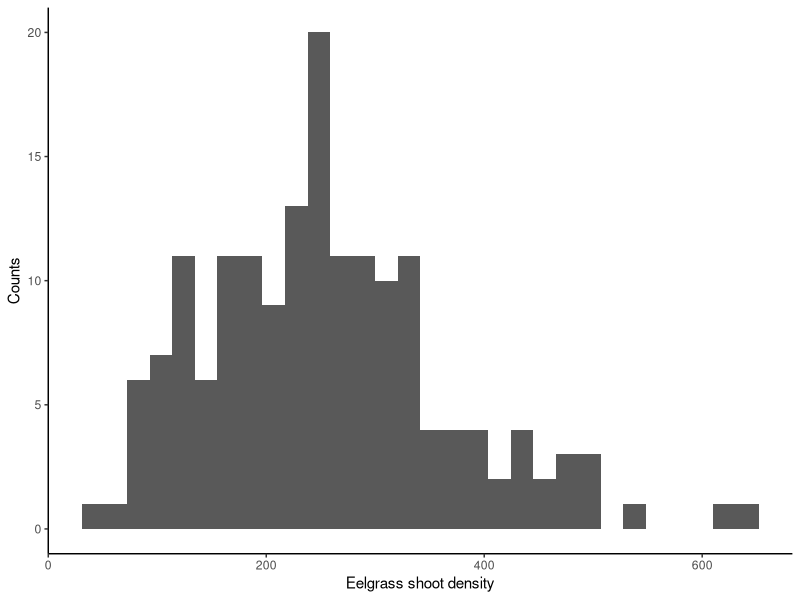
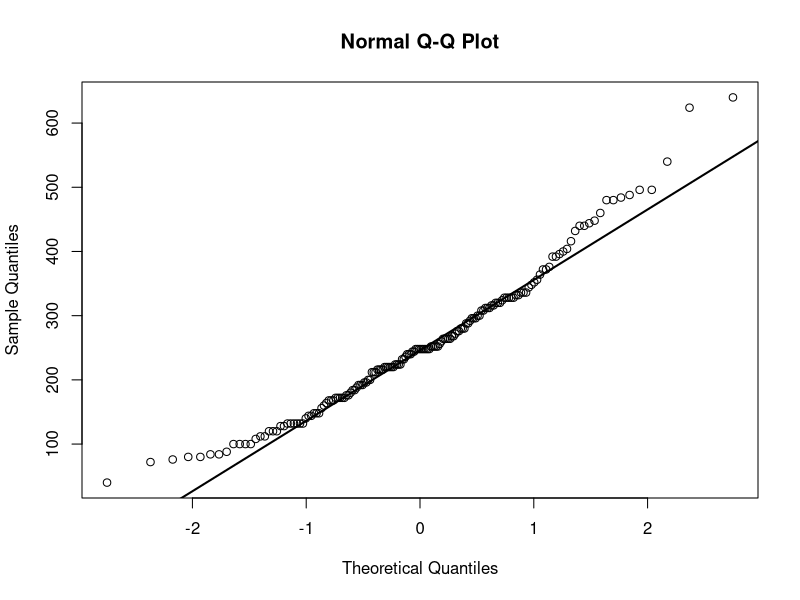
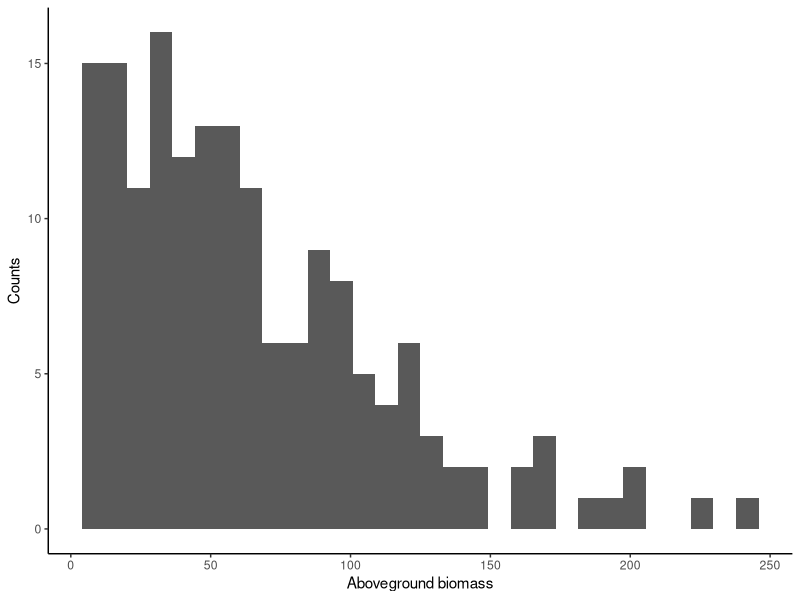
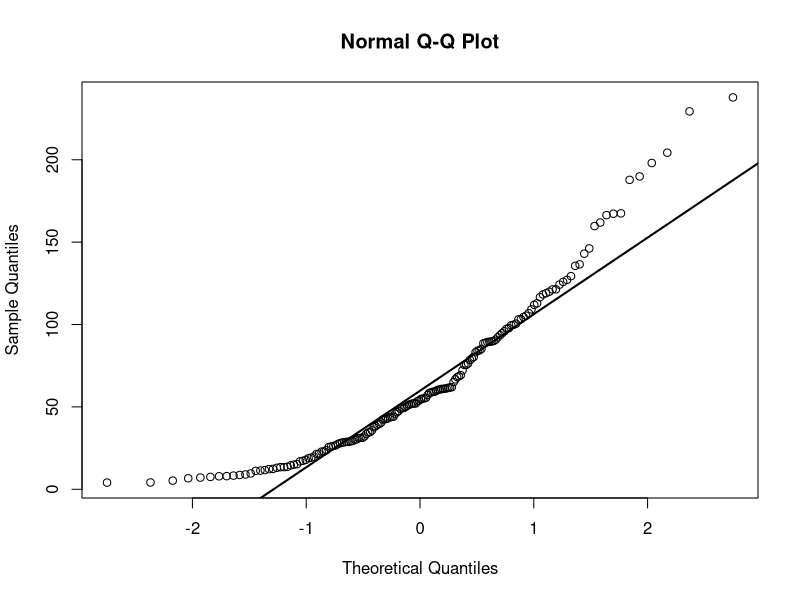
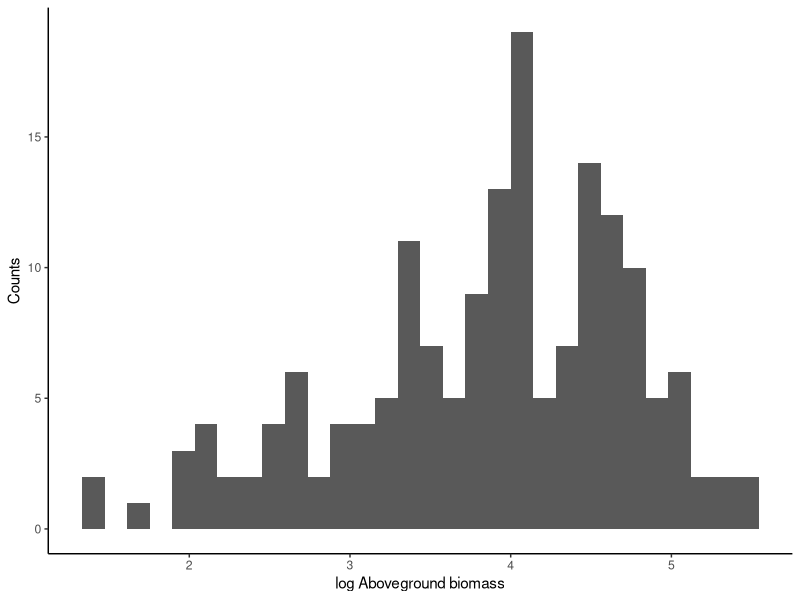
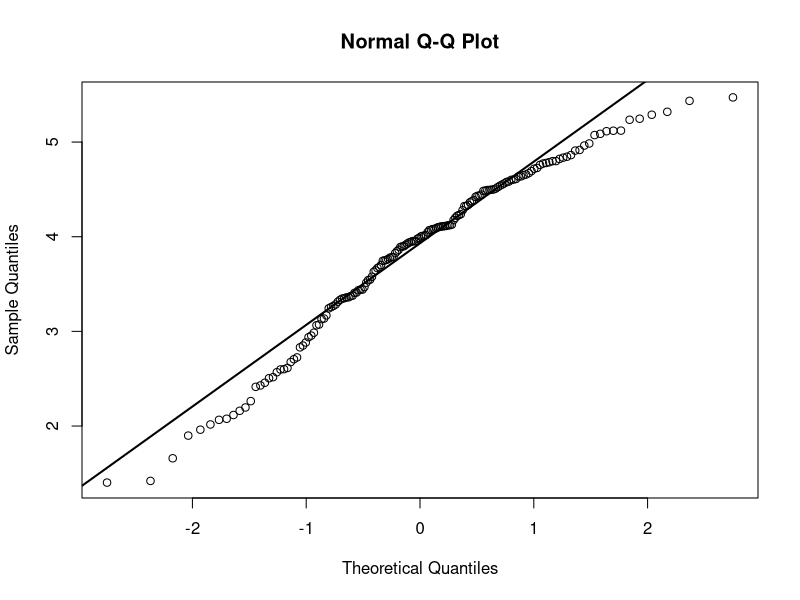
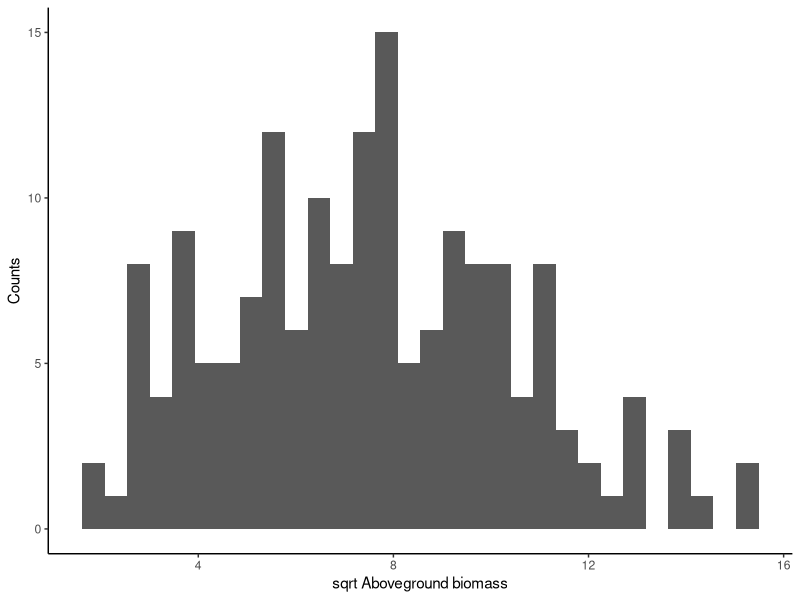
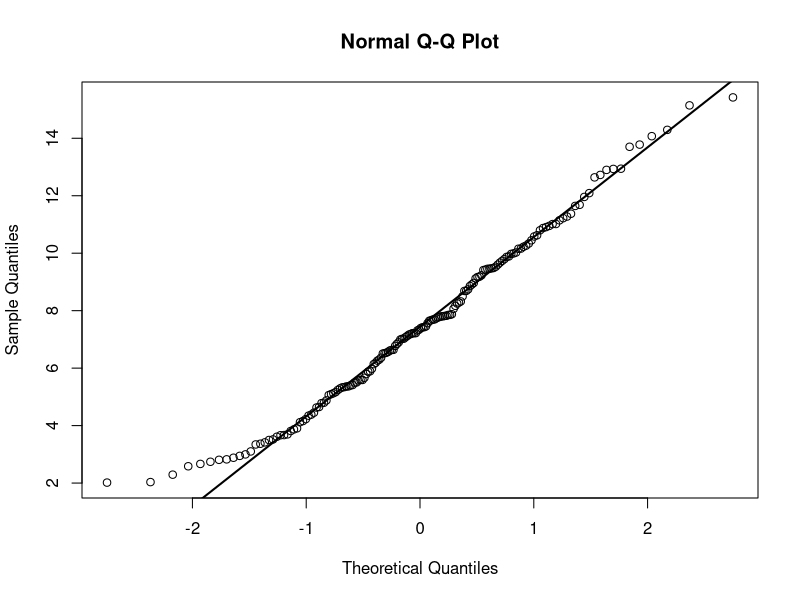

These charts were generated, in order, by the following R code:
## ---- chunk 1
library(ggplot2)

theme_set(theme_classic())
## ---- chunk 2
eg.graz <- read.csv( "../ALL_DATA/eelgrass_bio_sed_transect_derived.csv", header = TRUE, stringsAsFactors = FALSE)
## ---- chunk 3
## Raw data ##
ggplot(eg.graz, aes(eelgrass_shoots_msq)) +
  geom_histogram() +
  labs(x = "Eelgrass shoot density", y = "Counts")

qqnorm(eg.graz$eelgrass_shoots_msq)
qqline(eg.graz$eelgrass_shoots_msq, lwd = 2)
## ---- chunk 4
## Raw data ##
ggplot(eg.graz, aes(ag_mass)) +
  geom_histogram() +
  labs(x = "Aboveground biomass", y = "Counts")

qqnorm(eg.graz$ag_mass)
qqline(eg.graz$ag_mass, lwd = 2)

## ln transformed ##
ggplot(eg.graz, aes(log(ag_mass))) +
  geom_histogram() +
  labs(x = "log Aboveground biomass", y = "Counts")

qqnorm(log(eg.graz$ag_mass))
qqline(log(eg.graz$ag_mass), lwd = 2)

## sqrt transformation ##
ggplot(eg.graz, aes(sqrt(ag_mass))) +
  geom_histogram() +
  labs(x = "sqrt Aboveground biomass", y = "Counts")

qqnorm(sqrt(eg.graz$ag_mass))
qqline(sqrt(eg.graz$ag_mass), lwd = 2)
## ---- chunk 5
## Raw data ##
ggplot(eg.graz, aes(bg_mass)) +
  geom_histogram() +
  labs(x = "Belowground biomass", y = "Counts")

qqnorm(eg.graz$bg_mass)
qqline(eg.graz$bg_mass, lwd = 2)

## ln transformed ##
ggplot(eg.graz, aes(log(bg_mass))) +
  geom_histogram() +
  labs(x = "log Belowground biomass", y = "Counts")

qqnorm(log(eg.graz$bg_mass))
qqline(log(eg.graz$bg_mass), lwd = 2)

## sqrt transformation ##
ggplot(eg.graz, aes(sqrt(bg_mass))) +
  geom_histogram() +
  labs(x = "sqrt belowground biomass", y = "Counts")

qqnorm(sqrt(eg.graz$bg_mass))
qqline(sqrt(eg.graz$bg_mass), lwd = 2)
## ---- chunk 6
## Raw data ##
ggplot(eg.graz, aes(ag_mass / bg_mass)) +
  geom_histogram() +
  labs(x = "AG:BG biomass", y = "Counts")

qqnorm(eg.graz$ag_mass / eg.graz$bg_mass)
qqline(eg.graz$ag_mass / eg.graz$bg_mass, lwd = 2)

## ln transformed ##
ggplot(eg.graz, aes(log(ag_mass / bg_mass))) +
  geom_histogram() +
  labs(x = "log AG:BG biomass", y = "Counts")
